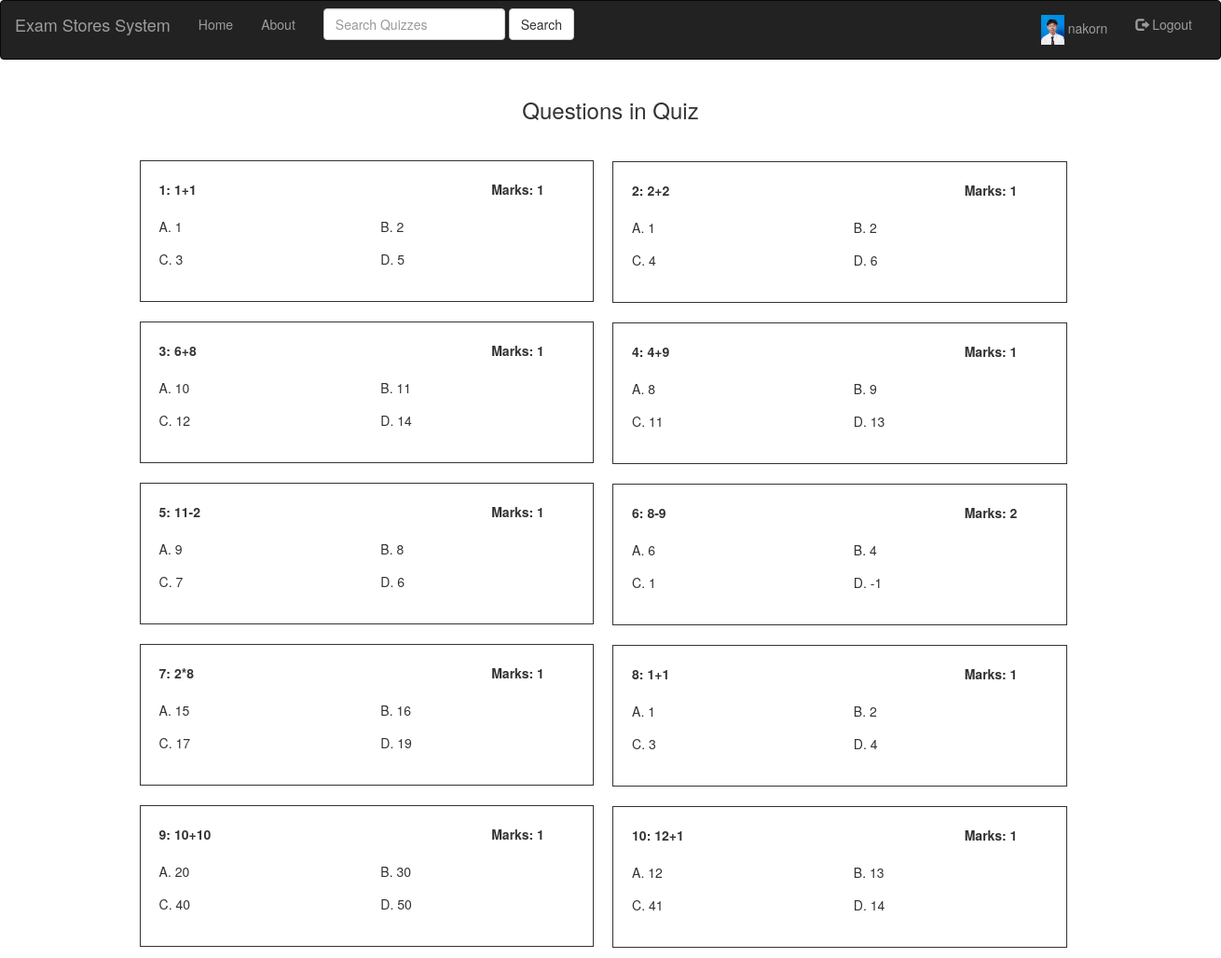
The app's page /quizpage/12/ (signed in) with its own data.
### users/models.py (models this page shows, shortened)
class Profile(models.Model):
    user = models.OneToOneField(User, on_delete=models.CASCADE)
    image = models.ImageField(default="default.jpg", upload_to='profile_pics')

### creation/models.py (models this page shows, shortened)
class Questions(models.Model):
    quiz_no = models.IntegerField()
    question = models.CharField(max_length=250)
    option_a = models.CharField(max_length=50)
    option_b = models.CharField(max_length=50)
    option_c = models.CharField(max_length=50)
    option_d = models.CharField(max_length=50)
    answer = models.CharField(choices=CHOICES, default="A", max_length=10)
    marks = models.IntegerField()

### quiz/views.py (the view)
# urls.py: path('quizpage/<int:pk>/', views.quizpage, name='quizpage'),
def quizpage(request, pk):
    questions = Questions.objects.filter(quiz_no=pk)
    context = {
        'title': 'QuizPage',
        'questions': questions
    }
    return render(request, 'quiz/quizpage.html', context)

### quiz/templates/quiz/quizpage.html
{% extends "quiz/base.html" %}
 {% block content %}
    <div class="container" style="text-align:center;">
        <h3>Questions in Quiz</h3>
    </div>
    <div class="col-sm-1"></div>
    <div class="col-sm-11">
        <br>
    <div class="container">
        <div class="container">
        <div class="row">
            {% for ques in questions %}
                <div class="col-sm-5" style="border:1px solid; padding:20px; margin:10px;">
                     <div class="form-group row">
                        <label class="col-sm-9 col-form-label">{{ forloop.counter }}: {{ques.question}}</label>
                         <label class="col-sm-3 col-form-label">Marks: {{ ques.marks }}</label>
                     </div>
                    <div class="form-group row">
                        <div class="col-sm-6">
                          A. {{ques.option_a}}
                        </div>
                        <div class="col-sm-6">
                          B. {{ques.option_b}}
                        </div>
                    </div>
                    <div class="form-group row">
                        <div class="col-sm-6">
                          C. {{ques.option_c}}
                        </div>
                        <div class="col-sm-6">
                          D. {{ques.option_d}}
                        </div>
                     </div>
                </div>
                {% if forloop.counter|divisibleby:2 and forloop.counter > 0 and not forloop.last %}
                     </div><div class = "row">
                {% else %}
                    <div class="col-sm-2"></div>
                {% endif %}
            {% endfor %}
        </div>
        </div>
    </div></div>
{% endblock %}

### quiz/templates/quiz/base.html (shortened to what this page needs)
<!DOCTYPE html>
<html>
<head>
    <link rel="stylesheet" href="https://maxcdn.bootstrapcdn.com/bootstrap/3.4.1/css/bootstrap.min.css">
</head>
<body>
    <nav id="menu" class="navbar navbar-inverse">
        <div class="container-fluid">
            <div class="navbar-header">
                <a class="navbar-brand" href="{% url 'quiz-home' %}">Exam Stores System</a>
            </div>
            <div class="collapse navbar-collapse" id="myNavbar">
                <ul class="nav navbar-nav" role="tablist">
                    <li><a href="{% url 'quiz-home' %}">Home</a></li>
                    <li><a href="{% url 'quiz-about' %}">About</a></li>
                </ul>
                <form class="navbar-form navbar-left" action="/searches" method="GET">
                    <div class="form-group">
                        <input type="text" class="form-control" placeholder="Search Quizzes" name="Search">
                    </div>
                    <button type="submit" class="btn btn-default">Search</button>
                </form>
                {% if user.is_authenticated %}
                <ul class="nav navbar-nav navbar-right">
                    <li>
                        <a href="{% url 'profile' %}"><img class="rounded-circle article-img" src="{{ request.user.profile.image.url }}" style="width:25px;"> {{request.user.username}}</a>
                    </li>
                    <li><a href="{% url 'logout' %}"><span class="glyphicon glyphicon-log-out"></span> Logout</a></li>
                </ul>
                {% else %}
                <ul class="nav navbar-nav navbar-right">
                    <li><a href="{% url 'register' %}"><span class="glyphicon glyphicon-user"></span> Sign Up</a></li>
                    <li><a href="{% url 'login' %}"><span class="glyphicon glyphicon-log-in"></span> Login</a></li>
                </ul>
                {% endif %}
            </div>
        </div>
    </nav>
    <div class="row">
        <div class="col-sm-3 "></div>
        <div class="col-sm-6 ">
        </div>
        <div class="col-sm-3 "></div>
    </div>
    {% block content %} {% endblock %}
</body>
</html>

### records on screen
Questions: question "1+1", marks "1", option_a "1", option_b "2", option_c "3", option_d "5"
Questions: question "2+2", marks "1", option_a "1", option_b "2", option_c "4", option_d "6"
Questions: question "6+8", marks "1", option_a "10", option_b "11", option_c "12", option_d "14"
Questions: question "4+9", marks "1", option_a "8", option_b "9", option_c "11", option_d "13"
Questions: question "11-2", marks "1", option_a "9", option_b "8", option_c "7", option_d "6"
Questions: question "8-9", marks "2", option_a "6", option_b "4", option_c "1", option_d "-1"
Questions: question "2*8", marks "1", option_a "15", option_b "16", option_c "17", option_d "19"
Questions: question "1+1", marks "1", option_a "1", option_b "2", option_c "3", option_d "4"
Questions: question "10+10", marks "1", option_a "20", option_b "30", option_c "40", option_d "50"
Questions: question "12+1", marks "1", option_a "12", option_b "13", option_c "41", option_d "14"

### other values on screen
{{ request.user.username }} "nakorn"
